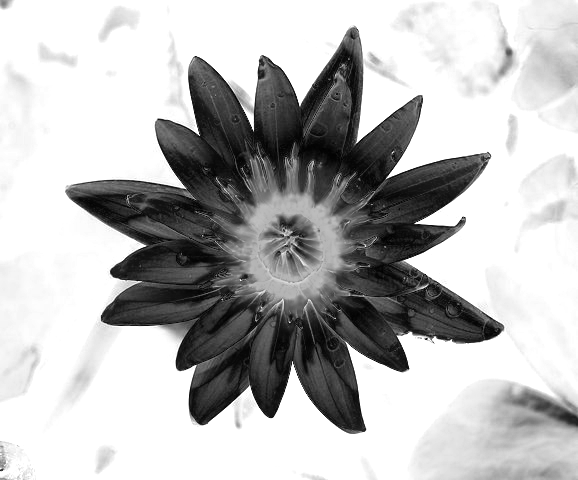
#> input picture exercises/my_solutions/ex1_6/1_6_11_distances.png, 578 x 480 px, found by its file name
$ python ex1_6_12.py
#> lines starting #> are read from the running program, lines starting #| are printed output that depends on the picture
import numpy as np
import cv2
import matplotlib.pyplot as plt

image = cv2.imread('exercises/my_solutions/ex1/1_6_11_distances.png')
#> image is the input picture: shape (480, 578, 3); min 1, max 255, mean 185.8

print(f"Image shape: {image.shape}")  # Print the shape of the image (height, width, channels)
#| Image shape: (480, 578, 3)

# max value of each channel is 255
print(f"Max value in each channel: {np.max(image, axis=(0, 1))}")
#| Max value in each channel: [255 255 255]


plt.hist(image[:,:,0].ravel(), bins=30, edgecolor='black')

# Tilføj titler og labels
plt.title("Histogram")
plt.xlabel("Values")
plt.ylabel("Count")

# Vis diagrammet
plt.show()
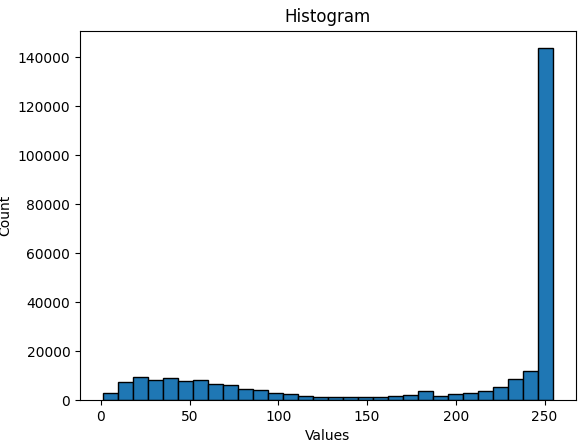
#> figure drawn by matplotlib, 1 panel; tallest bar 143704 high, from x = 246.5 to 255
